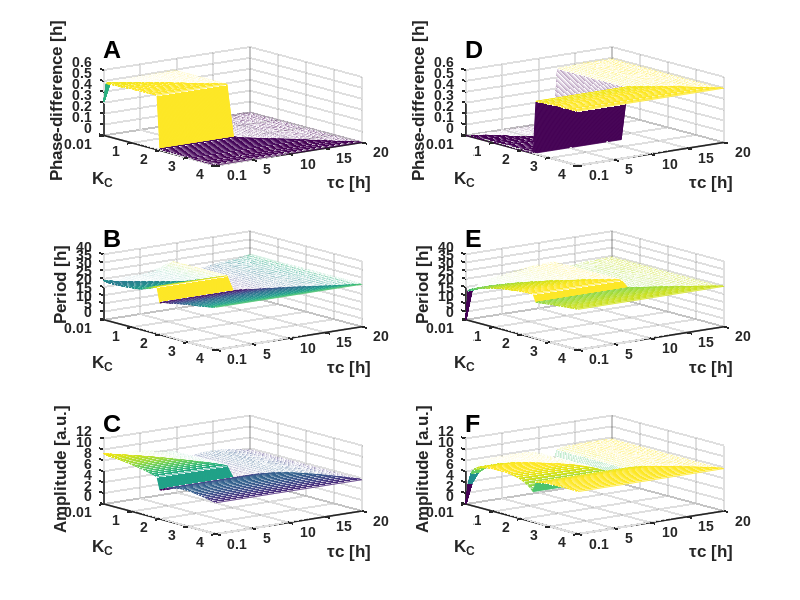

Reproduce this figure in MATLAB.
% These code will make some figure for phase, period and pamplitude
clear
%%   !!!!!!!!!!!!!!!!!!!!!!!  ACO : 3D>> K1 vs CD vs Parameter    !!!!!!!!!!!!!!!!!!!!!
figure(3)     % Figure #3
%%%%%%%%%%%%%%%%%%%%%%%%
% here only vary the K1 & CD parameter
% figure of "Phase"
subplot(3,2,1)
load('data_Asym_ACO.mat')
z=[linspace(1,0,200)'*K1_new];
mesh(repmat(delayNew,size(z,1),1),z,repmat(phase_dif,size(z,1),1))%,'FaceColor','r', 'FaceAlpha',1, 'EdgeColor','none')

hold on
z=[linspace(1,0,200)'*delayNew];
mesh(z,repmat(K1_new,size(z,1),1),repmat(phase_dif,size(z,1),1))%,'FaceColor','r', 'FaceAlpha',1, 'EdgeColor','none')
%set (gca,'XDir','reverse')
set (gca,'YDir','reverse')
grid on
set(gca,'fontname','arial','fontsize',10,'fontweight','bold','linewidth',1.2,'Ylim',[0.01 4],...
    'Ytick',[0.01 1 2 3 4],'Xlim',[0.1 20],'Xtick',[.1 5 10 15 20],'Zlim',[0 0.6],'Ztick',[0 .1 .2 .30 .4 .5 .6]);
ylabel('K_C','fontname','arial','fontsize',12);
xlabel('\tauc [h]','fontname','arial','fontsize',12,'Rotation',0);
zlabel('Phase-difference [h]','fontname','arial','fontsize',12);
str2 = 'A'; text(.1,.01,.8,str2,'Fontsize',18,'fontweight','bold','fontname','arial');



subplot(3,2,3)
% figure of "Period"
load('data_Asym_ACO.mat')
z=[linspace(1,0,200)'*K1_new];
mesh(repmat(delayNew,size(z,1),1),z,repmat(period(1,:),size(z,1),1))%,'FaceColor','r', 'FaceAlpha',1, 'EdgeColor','none')

hold on
z=[linspace(1,0,200)'*delayNew];
mesh(z,repmat(K1_new,size(z,1),1),repmat(period(1,:),size(z,1),1))%,'FaceColor','r', 'FaceAlpha',1, 'EdgeColor','none')
%set (gca,'XDir','reverse')
set (gca,'YDir','reverse')
grid on
set(gca,'fontname','arial','fontsize',10,'fontweight','bold','linewidth',1.2,'Ylim',[0.01 4],...
    'Ytick',[0.01 1 2 3 4],'Xlim',[0.1 20],'Xtick',[.1 5 10 15 20],'Zlim',[0 40],'Ztick',[0 5 10 15 20 25 30 35 40]);
ylabel('K_C','fontname','arial','fontsize',12);
xlabel('\tauc [h]','fontname','arial','fontsize',12,'Rotation',0);
zlabel('Period [h]','fontname','arial','fontsize',12);
str2 = 'B'; text(.1,.01,50,str2,'Fontsize',18,'fontweight','bold','fontname','arial');



subplot(3,2,5)
% figure of "Amplitude"
load('data_Asym_ACO.mat')
z=[linspace(1,0,200)'*K1_new];
mesh(repmat(delayNew,size(z,1),1),z,repmat(amplitude(1,:),size(z,1),1))%,'FaceColor','r', 'FaceAlpha',1, 'EdgeColor','none')

hold on
z=[linspace(1,0,200)'*delayNew];
mesh(z,repmat(K1_new,size(z,1),1),repmat(amplitude(1,:),size(z,1),1))%,'FaceColor','r', 'FaceAlpha',1, 'EdgeColor','none')
%set (gca,'XDir','reverse')
set (gca,'YDir','reverse')
grid on
set(gca,'fontname','arial','fontsize',10,'fontweight','bold','linewidth',1.2,'Ylim',[0.01 4],...
    'Ytick',[0.01 1 2 3 4],'Xlim',[0.1 20],'Xtick',[.1 5 10 15 20],'Zlim',[0 12],'Ztick',[0 2 4 6 8 10 12]);
ylabel('K_C','fontname','arial','fontsize',12);
xlabel('\tauc [h]','fontname','arial','fontsize',12,'Rotation',0);
zlabel('Amplitude [a.u.]','fontname','arial','fontsize',12);
str2 = 'C'; text(.1,.01,15,str2,'Fontsize',18,'fontweight','bold','fontname','arial');



clear

%%    %%%%%%%%%%%%%%%%  RCO: 3D>> K1,CD vs Parameters %%%%%%%%%%%%%%%%%%%%%%

figure(3)
subplot(3,2,2)
load('data_Asym_RCO.mat')
z=[linspace(1,0,200)'*K1_new];
mesh(repmat(delayNew,size(z,1),1),z,repmat(phase_dif,size(z,1),1))%,'FaceColor','r', 'FaceAlpha',1, 'EdgeColor','none')

hold on
z=[linspace(1,0,200)'*delayNew];
mesh(z,repmat(K1_new,size(z,1),1),repmat(phase_dif,size(z,1),1))%,'FaceColor','r', 'FaceAlpha',1, 'EdgeColor','none')
%set (gca,'XDir','reverse')
set (gca,'YDir','reverse')
grid on
set(gca,'fontname','arial','fontsize',10,'fontweight','bold','linewidth',1.2,'Ylim',[0.01 4],...
    'Ytick',[0.01 1 2 3 4],'Xlim',[0.1 20],'Xtick',[.1 5 10 15 20],'Zlim',[0 0.6],'Ztick',[0 .1 .2 .30 .4 .5 .6]);
ylabel('K_C','fontname','arial','fontsize',12);
xlabel('\tauc [h]','fontname','arial','fontsize',12,'Rotation',0);
zlabel('Phase-difference [h]','fontname','arial','fontsize',12);
str2 = 'D'; text(.1,.01,.8,str2,'Fontsize',18,'fontweight','bold','fontname','arial');



subplot(3,2,4)
% figure of "Period"
load('data_Asym_RCO.mat')
z=[linspace(1,0,200)'*K1_new];
mesh(repmat(delayNew,size(z,1),1),z,repmat(period(1,:),size(z,1),1))%,'FaceColor','r', 'FaceAlpha',1, 'EdgeColor','none')

hold on
z=[linspace(1,0,200)'*delayNew];
mesh(z,repmat(K1_new,size(z,1),1),repmat(period(1,:),size(z,1),1))%,'FaceColor','r', 'FaceAlpha',1, 'EdgeColor','none')
%set (gca,'XDir','reverse')
set (gca,'YDir','reverse')
grid on
set(gca,'fontname','arial','fontsize',10,'fontweight','bold','linewidth',1.2,'Ylim',[0.01 4],...
    'Ytick',[0.01 1 2 3 4],'Xlim',[0.1 20],'Xtick',[.1 5 10 15 20],'Zlim',[0 40],'Ztick',[0 5 10 15 20 25 30 35 40]);
ylabel('K_C','fontname','arial','fontsize',12);
xlabel('\tauc [h]','fontname','arial','fontsize',12,'Rotation',0);
zlabel('Period [h]','fontname','arial','fontsize',12);
str2 = 'E'; text(.1,.01,50,str2,'Fontsize',18,'fontweight','bold','fontname','arial');



subplot(3,2,6)
% figure of "Amplitude"
load('data_Asym_RCO.mat')
z=[linspace(1,0,200)'*K1_new];
mesh(repmat(delayNew,size(z,1),1),z,repmat(amplitude(1,:),size(z,1),1))%,'FaceColor','r', 'FaceAlpha',1, 'EdgeColor','none')

hold on
z=[linspace(1,0,200)'*delayNew];
mesh(z,repmat(K1_new,size(z,1),1),repmat(amplitude(1,:),size(z,1),1))%,'FaceColor','r', 'FaceAlpha',1, 'EdgeColor','none')
%set (gca,'XDir','reverse')
set (gca,'YDir','reverse')
grid on
set(gca,'fontname','arial','fontsize',10,'fontweight','bold','linewidth',1.2,'Ylim',[0.01 4],...
    'Ytick',[0.01 1 2 3 4],'Xlim',[0.1 20],'Xtick',[.1 5 10 15 20],'Zlim',[0 12],'Ztick',[0 2 4 6 8 10 12]);
ylabel('K_C','fontname','arial','fontsize',12);
xlabel('\tauc [h]','fontname','arial','fontsize',12,'Rotation',0);
zlabel('Amplitude [a.u.]','fontname','arial','fontsize',12);
str2 = 'F'; text(.1,.01,15,str2,'Fontsize',18,'fontweight','bold','fontname','arial');




